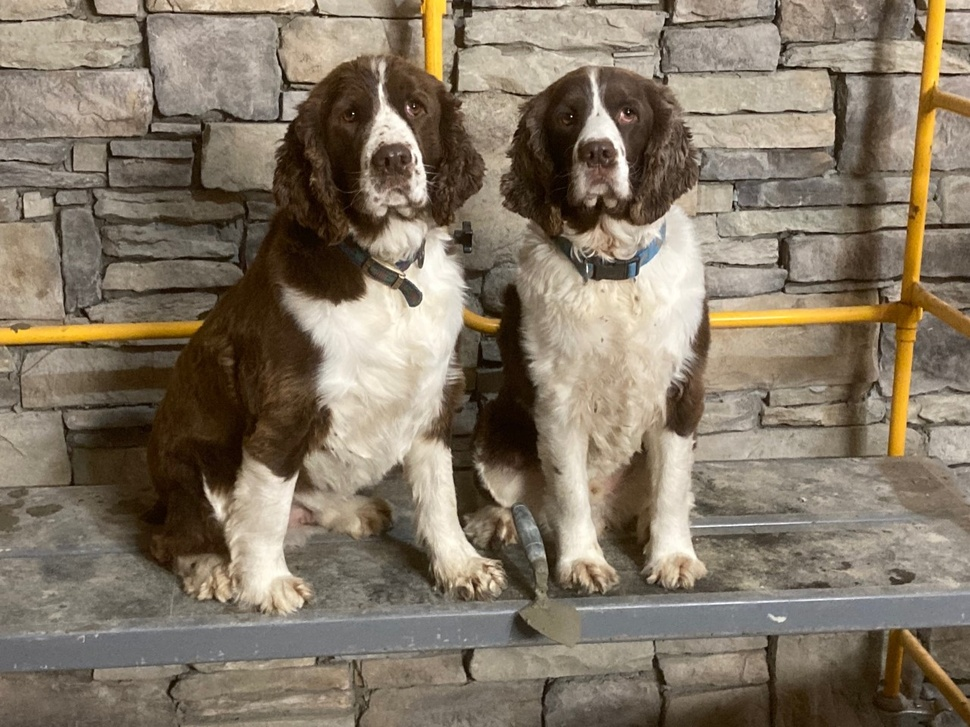
#> input picture Assets/babies.jpg, 970 x 727 px, shrunk from 1280 x 960 before the run
$ python main.py
#> lines starting #> are read from the running program, lines starting #| are printed output that depends on the picture
import cv2
#reading image
img = cv2.imread("Assets/babies.jpg")
#> img is the input picture: shape (727, 970, 3); mean B, G, R 101.5, 118.8, 131.3
# img = cv2.imread("Assets/christmasSam.jpg")
# img = cv2.imread("Assets/nub.jpg")

# converting BGR image to grayscale
grayImg = cv2.cvtColor(img, cv2.COLOR_BGR2GRAY)
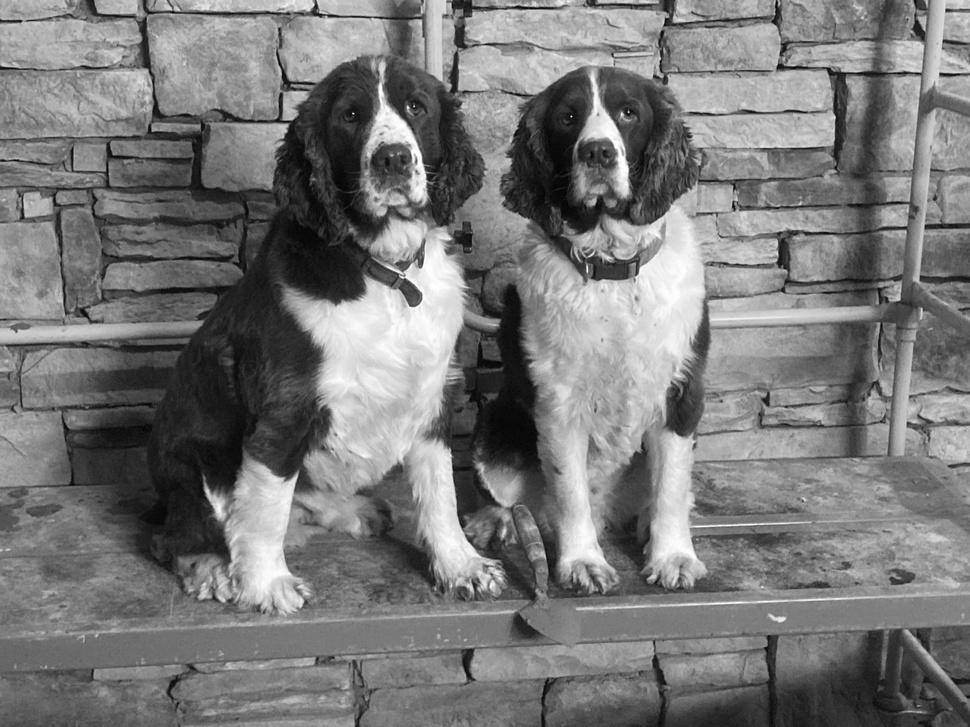
#> grayImg: shape (727, 970); min 2, max 255, mean 120.6

#image inversion
invertedImg = 255 - grayImg
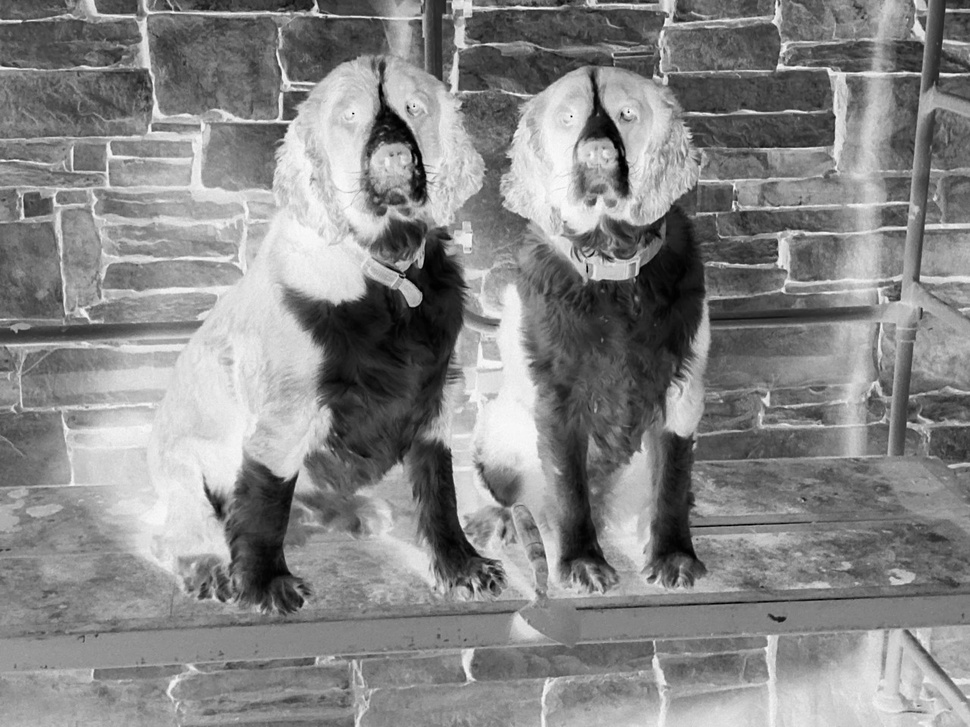
#> invertedImg: shape (727, 970); min 0, max 253, mean 134.4

# cv2.imshow("original", grayImg)
# cv2.imshow("invertegd", invertedImg)

# get the blurred image and its inverse
blurredImg = cv2.GaussianBlur(invertedImg, (21, 21), 0)
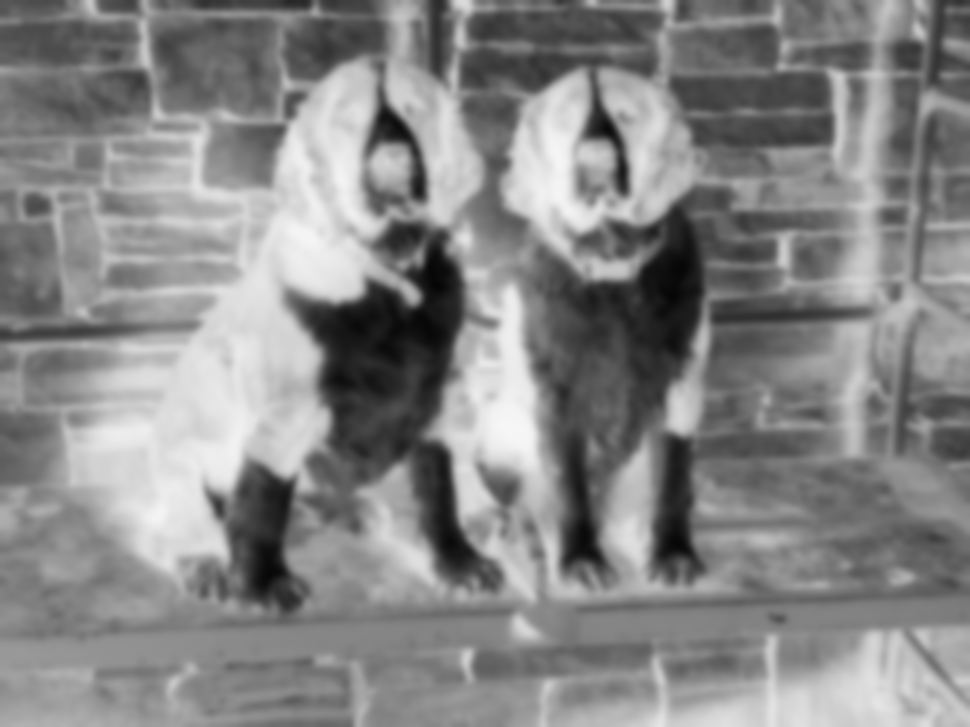
#> blurredImg: shape (727, 970); min 5, max 246, mean 134.4
inverted_blurred = 255 - blurredImg
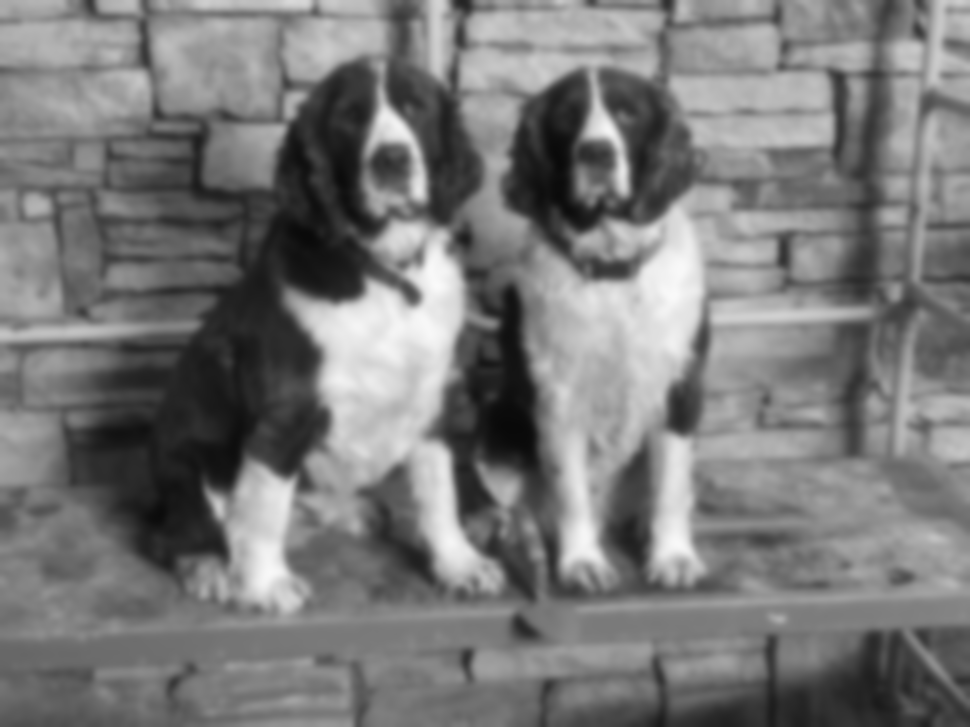
#> inverted_blurred: shape (727, 970); min 9, max 250, mean 120.6

# vars for scales for different images
babiesScale = 200
christmasScale = 125
nubScale = 150

# divide the two images
pencil_sketch = cv2.divide(grayImg, inverted_blurred, scale=babiesScale)
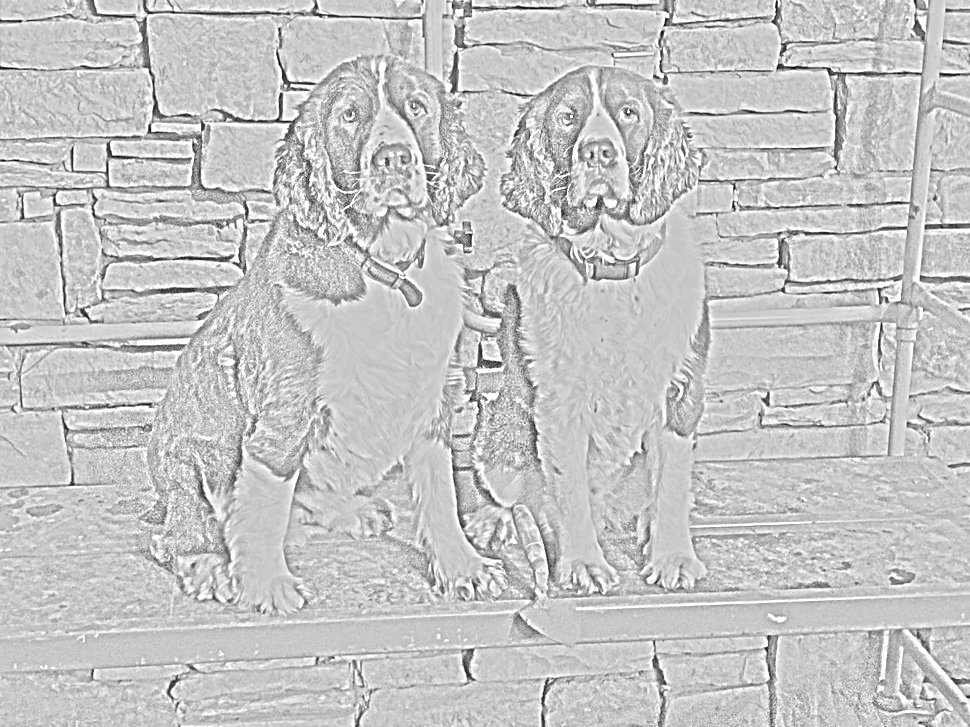
#> pencil_sketch: shape (727, 970); min 4, max 255, mean 196.7


cv2.imshow("Original Image", img)
cv2.imshow("Pencil Sketch of Dog", pencil_sketch)
cv2.waitKey(0)

cv2.destroyAllWindows()

# save the resulting image
cv2.imwrite("Result/result.jpg", pencil_sketch)

$ run again, with Assets/christmasSam.jpg copied over Assets/babies.jpg
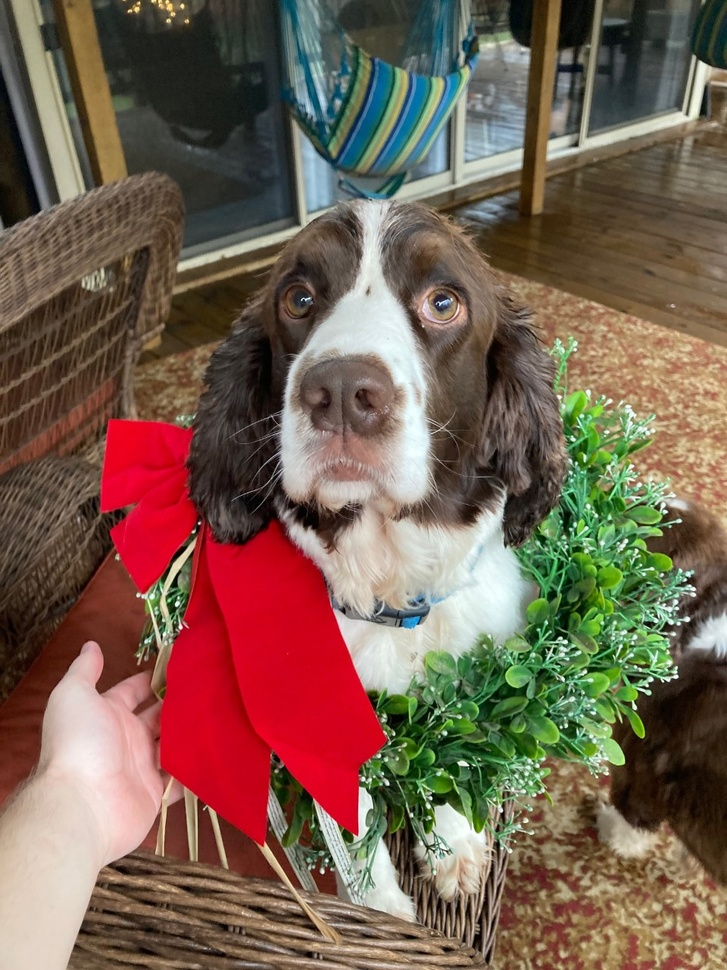
#> input picture Assets/christmasSam.jpg, 727 x 970 px, shrunk from 960 x 1280 before the run
#> img is the input picture: shape (970, 727, 3); mean B, G, R 80.7, 95.9, 119.1
#> `inverted_blurred = 255 - blurredImg`:
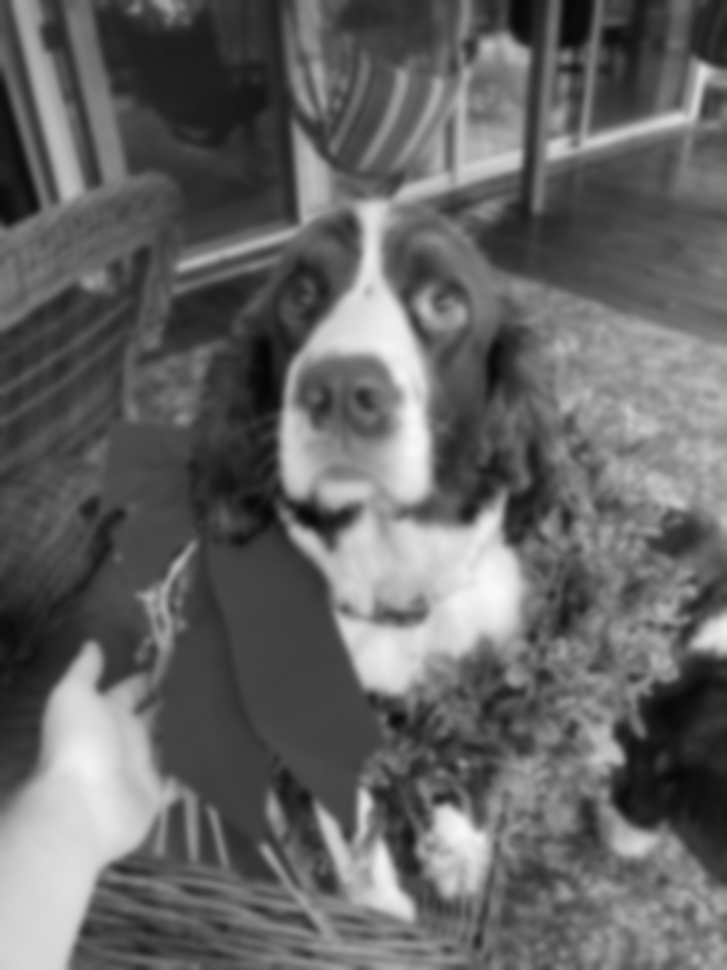
#> inverted_blurred: shape (970, 727); min 5, max 249, mean 101.1
#> `pencil_sketch = cv2.divide(grayImg, inverted_blurred, scale=babiesScale)`:
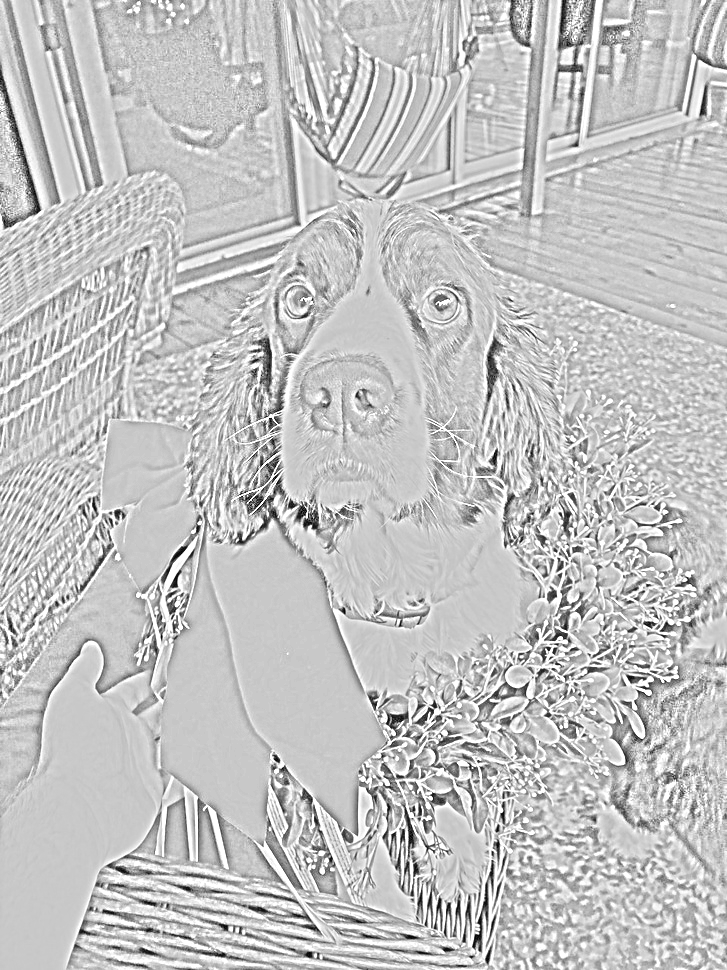
#> pencil_sketch: shape (970, 727); min 0, max 255, mean 194.6

$ run again, with Assets/nub.jpg copied over Assets/babies.jpg
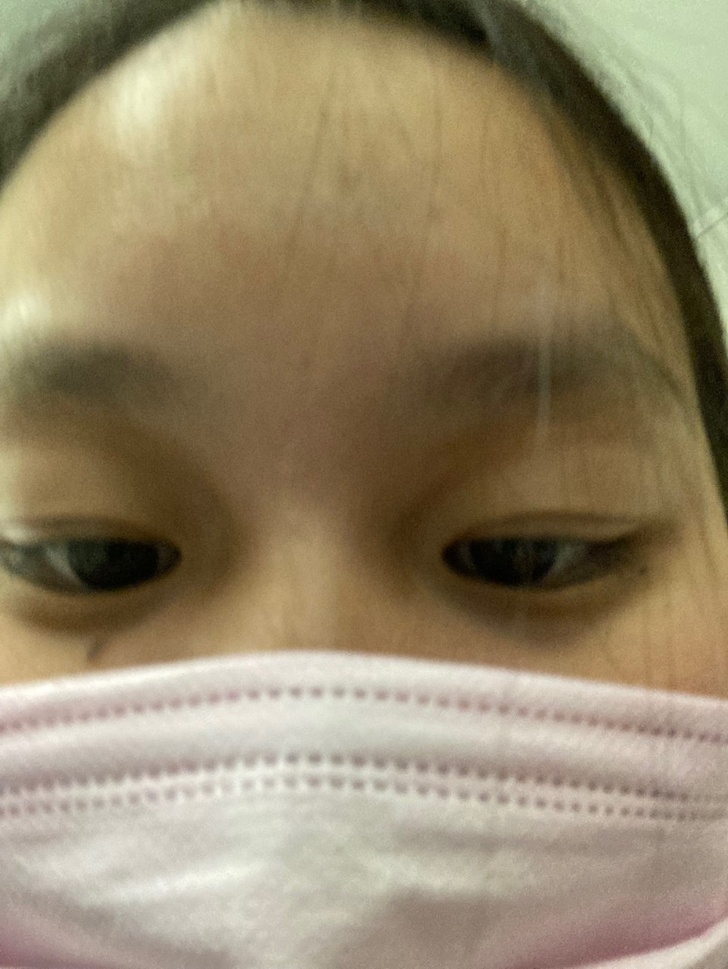
#> input picture Assets/nub.jpg, 728 x 969 px, shrunk from 961 x 1280 before the run
#> img is the input picture: shape (969, 728, 3); mean B, G, R 106, 135.2, 149.8
#> `invertedImg = 255 - grayImg`:
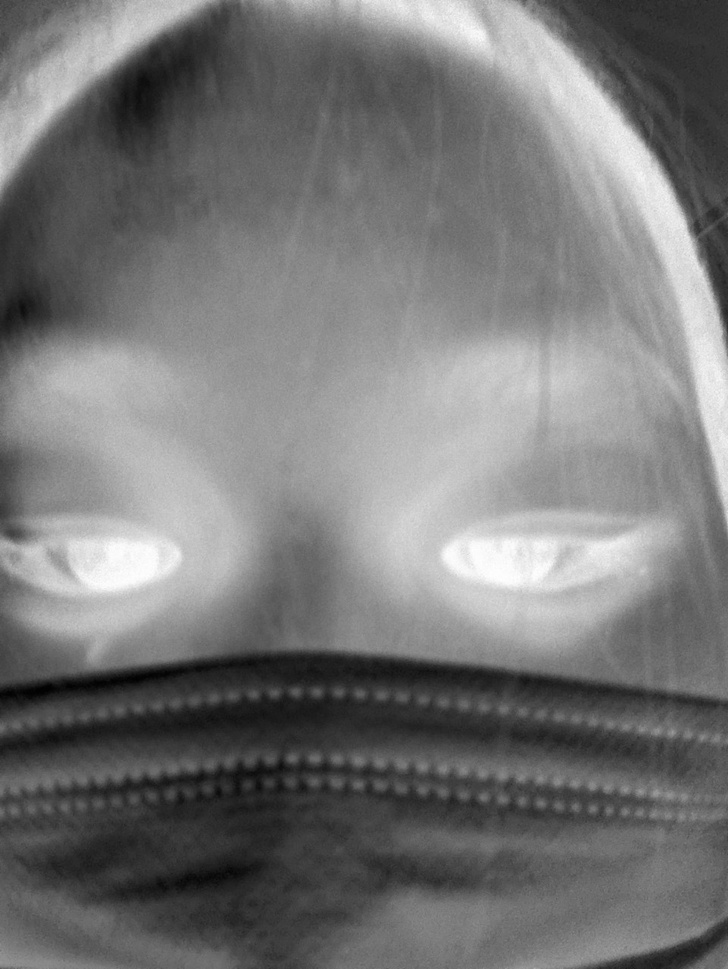
#> invertedImg: shape (969, 728); min 1, max 255, mean 118.7
#> `pencil_sketch = cv2.divide(grayImg, inverted_blurred, scale=babiesScale)`:
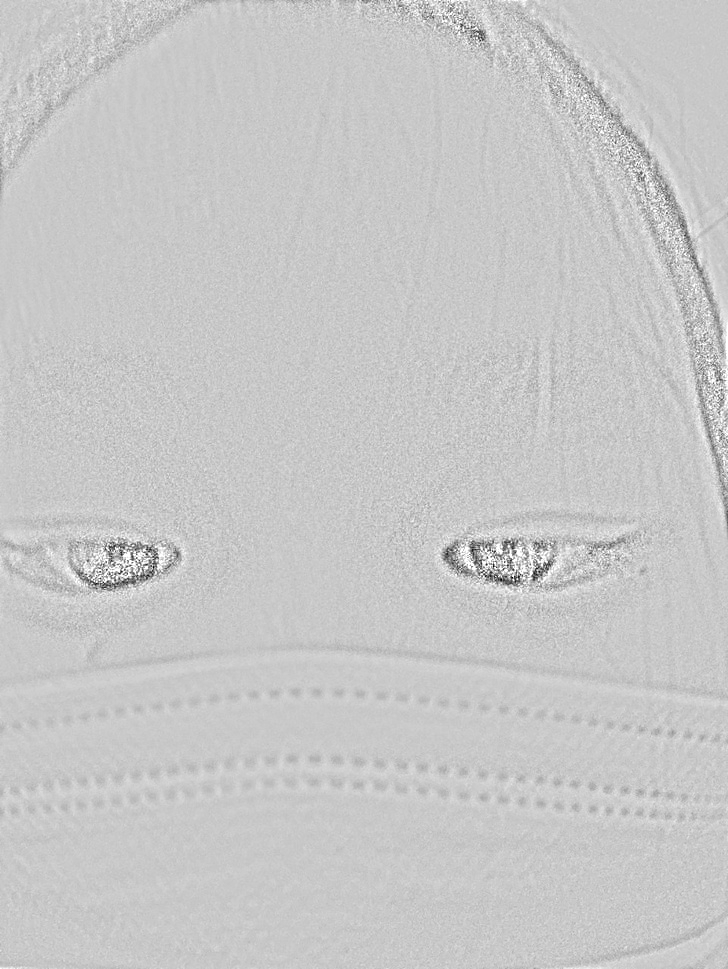
#> pencil_sketch: shape (969, 728); min 0, max 255, mean 199.3
